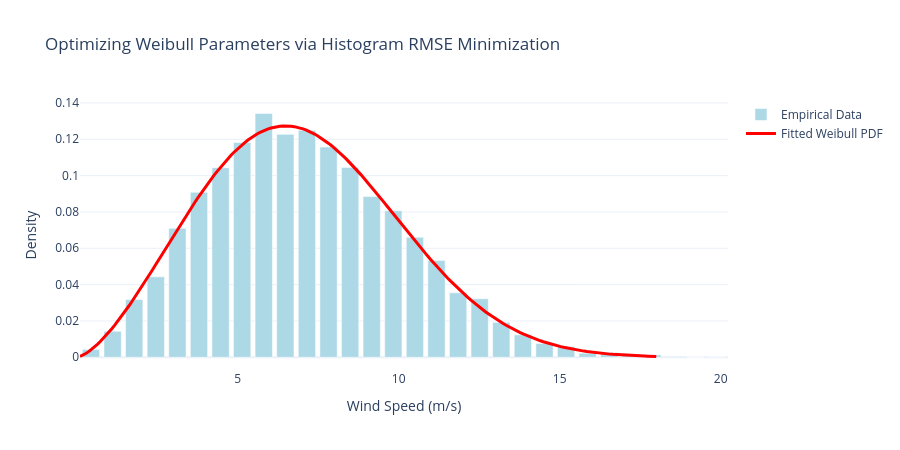

Notebook source saved alongside this figure:
### Markdown cell above
---
## Task 2: Parameter Estimation via RMSE Minimization

The lecture slides shows that we can find the parameters $\vec{p}$ of a theoretical distribution model by minimizing the Root Mean Squared Error (RMSE) between a density-normalized histogram and the model's PDF curve. 

Let's apply this to a **Weibull Distribution**, which is widely used in engineering to model wind speeds and component lifespans:
$$f(x; \beta, \eta) = \frac{\beta}{\eta} \left( \frac{x}{\eta} \right)^{\beta-1} e^{-\left(\frac{x}{\eta}\right)^\beta} \quad (x \ge 0)$$

**Your Goal:**
1. Complete the objective function below to calculate the RMSE between the histogram bin heights and the theoretical Weibull PDF evaluated at the bin centers.
2. Use `scipy.optimize.minimize` to find the optimal parameters $\beta$ (shape) and $\eta$ (scale).

### Code cell
import numpy as np
import plotly.graph_objects as go
import scipy.optimize as optimize
import scipy.stats as stats

# Generate mock wind speed data (Weibull distributed)
np.random.seed(12)
true_beta = 2.5  # Shape parameter
true_eta = 8.0  # Scale parameter (m/s)
wind_data = stats.weibull_min.rvs(c=true_beta, scale=true_eta, size=10000)

# Construct a density-normalized histogram
num_bins = 30
counts, bin_edges = np.histogram(wind_data, bins=num_bins, density=True)
bin_centers = (bin_edges[:-1] + bin_edges[1:]) / 2


# Objective Function to minimize (RMSE)
def rmse_objective(params):
    beta, eta = params
    if beta <= 0 or eta <= 0:
        return 1e6  # Penalty for invalid boundaries

    # Evaluate theoretical Weibull PDF at bin centers
    theoretical_pdf = stats.weibull_min.pdf(bin_centers, c=beta, scale=eta)

    # Return RMSE
    return np.sqrt(np.mean((counts - theoretical_pdf) ** 2))


# Perform Gradient Descent numerical minimization
initial_guess = [1.0, 5.0]
optimization_result = optimize.minimize(rmse_objective, initial_guess)
est_beta, est_eta = optimization_result.x

print("--- Task 2 Optimization Solution ---")
print(f"True Parameters:      beta = {true_beta:.2f}, eta = {true_eta:.2f}")
print(f"Estimated Parameters: beta = {est_beta:.2f}, eta = {est_eta:.2f}")

# Plotting the optimized fit
x_plot = np.linspace(0.1, 18, 200)
fitted_pdf = stats.weibull_min.pdf(x_plot, c=est_beta, scale=est_eta)

fig = go.Figure()
fig.add_trace(
    go.Bar(x=bin_centers, y=counts, name="Empirical Data", marker_color="lightblue")
)
fig.add_trace(
    go.Scatter(
        x=x_plot,
        y=fitted_pdf,
        mode="lines",
        name="Fitted Weibull PDF",
        line=dict(color="red", width=3),
    )
)
fig.update_layout(
    title="Optimizing Weibull Parameters via Histogram RMSE Minimization",
    xaxis_title="Wind Speed (m/s)",
    yaxis_title="Density",
    template="plotly_white",
    height=450,
)
fig.show()

### Figure 1 — Plotly figure (JSON) as saved in the notebook; plotly's stock layout.template omitted (floating-point values rounded to 4 significant figures; data arrays with more than 128 entries replaced by an {"elided": "..."} marker saying what was removed)
{"data": [{"marker": {"color": "lightblue"}, "name": "Empirical Data", "type": "bar", "x": [0.4424, 1.113, 1.784, 2.455, 3.125, 3.796, 4.467, 5.137, 5.808, 6.479, 7.15, 7.82, 8.491, 9.162, 9.832, 10.5, 11.17, 11.84, 12.52, 13.19, 13.86, 14.53, 15.2, 15.87, 16.54, 17.21, 17.88, 18.55, 19.22, 19.89], "y": [0.004324, 0.01431, 0.03176, 0.04428, 0.07097, 0.0908, 0.1044, 0.1182, 0.1342, 0.1227, 0.1249, 0.1157, 0.1045, 0.08856, 0.08066, 0.06605, 0.05323, 0.03548, 0.0322, 0.01923, 0.01237, 0.007604, 0.005964, 0.002236, 0.002684, 0.00164, 0.001342, 0.0004473, 0.0, 0.0001491]}, {"line": {"color": "red", "width": 3}, "mode": "lines", "name": "Fitted Weibull PDF", "type": "scatter", "x": {"elided": "200 float values"}, "y": {"elided": "200 float values"}}], "layout": {"height": 450, "title": {"text": "Optimizing Weibull Parameters via Histogram RMSE Minimization"}, "xaxis": {"title": {"text": "Wind Speed (m/s)"}}, "yaxis": {"title": {"text": "Density"}}}}
